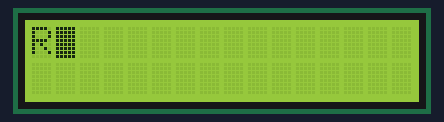
Bench run of a sketch on a simulated Arduino Uno, built with avr-gcc and run on an emulated ATmega328P. Shown: 16×2 character LCD.

Above: at 0.17 s.
At 0.57 s:
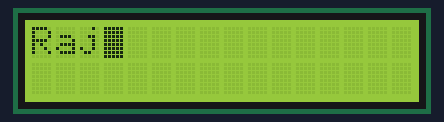
At 1.17 s:
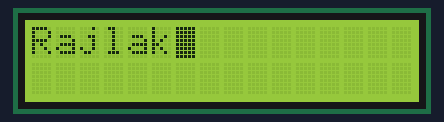
At 2.38 s:
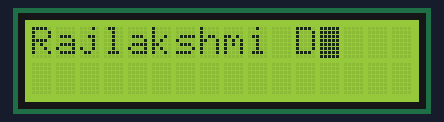
At 4.7 s:
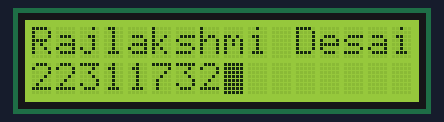
At 10.5 s:
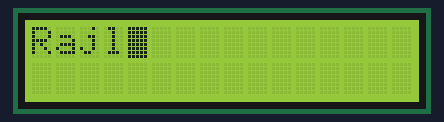

The sketch:

B-LCD_display_mau.ino
```cpp
#include <Wire.h>
#include <LiquidCrystal_I2C.h>
LiquidCrystal_I2C lcd(0x27, 16, 2);

void setup() {
  lcd.init();
  lcd.backlight();
  lcd.clear();
  lcd.blink();
}

void loop() {
  String name = "Rajlakshmi Desai";
  String prn = "22311732";

  lcd.setCursor(0, 0);
  for (int i = 0; i < name.length(); i++) {
    lcd.print(name[i]);
    delay(200);
  }

  lcd.setCursor(0, 1);
  for (int i = 0; i < prn.length(); i++) {
    lcd.print(prn[i]);
    delay(200);
  }
  delay(1000);
  for (int i = 0; i < 3; i++) {
    lcd.scrollDisplayRight();
    delay(300);
  }
  delay(3000);
  lcd.clear();
  }
```

Measured:
- by itself, everything shown: repeats every 9.7 s, in 28 steps
- what the display in image 4 shows lasts 1.2 s, from 4.7 s to 5.9 s
